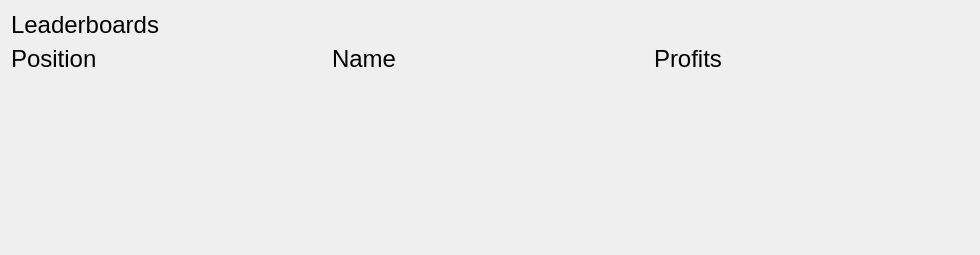
                    <widget class="QWidget" name="scrollAreaWidgetContents_3">
                     <property name="geometry">
                      <rect>
                       <x>0</x>
                       <y>0</y>
                       <width>980</width>
                       <height>255</height>
                      </rect>
                     </property>
                     <layout class="QVBoxLayout" name="verticalLayout_18">
                      <item>
                       <layout class="QVBoxLayout" name="statistics_verticalLayout_leaderboards">
                        <property name="bottomMargin">
                         <number>0</number>
                        </property>
                        <item>
                         <widget class="QLabel" name="label_26">
                          <property name="sizePolicy">
                           <sizepolicy hsizetype="Preferred" vsizetype="Minimum">
                            <horstretch>0</horstretch>
                            <verstretch>0</verstretch>
                           </sizepolicy>
                          </property>
                          <property name="maximumSize">
                           <size>
                            <width>16777215</width>
                            <height>30</height>
                           </size>
                          </property>
                          <property name="font">
                           <font>
                            <pointsize>18</pointsize>
                           </font>
                          </property>
                          <property name="text">
                           <string>Leaderboards</string>
                          </property>
                         </widget>
                        </item>
                        <item>
                         <layout class="QGridLayout" name="statistics_gridLayout">
                          <item row="0" column="1">
                           <widget class="QLabel" name="label_33">
                            <property name="font">
                             <font>
                              <pointsize>18</pointsize>
                             </font>
                            </property>
                            <property name="text">
                             <string>Name</string>
                            </property>
                           </widget>
                          </item>
                          <item row="0" column="0">
                           <widget class="QLabel" name="label_34">
                            <property name="sizePolicy">
                             <sizepolicy hsizetype="Preferred" vsizetype="Minimum">
                              <horstretch>0</horstretch>
                              <verstretch>0</verstretch>
                             </sizepolicy>
                            </property>
                            <property name="font">
                             <font>
                              <pointsize>18</pointsize>
                             </font>
                            </property>
                            <property name="text">
                             <string>Position</string>
                            </property>
                           </widget>
                          </item>
                          <item row="0" column="2">
                           <widget class="QLabel" name="label_31">
                            <property name="font">
                             <font>
                              <pointsize>18</pointsize>
                             </font>
                            </property>
                            <property name="text">
                             <string>Profits</string>
                            </property>
                           </widget>
                          </item>
                         </layout>
                        </item>
                       </layout>
                      </item>
                      <item>
                       <spacer name="verticalSpacer_13">
                        <property name="orientation">
                         <enum>Qt::Vertical</enum>
                        </property>
                        <property name="sizeHint" stdset="0">
                         <size>
                          <width>20</width>
                          <height>40</height>
                         </size>
                        </property>
                       </spacer>
                      </item>
                     </layout>
                    </widget>
